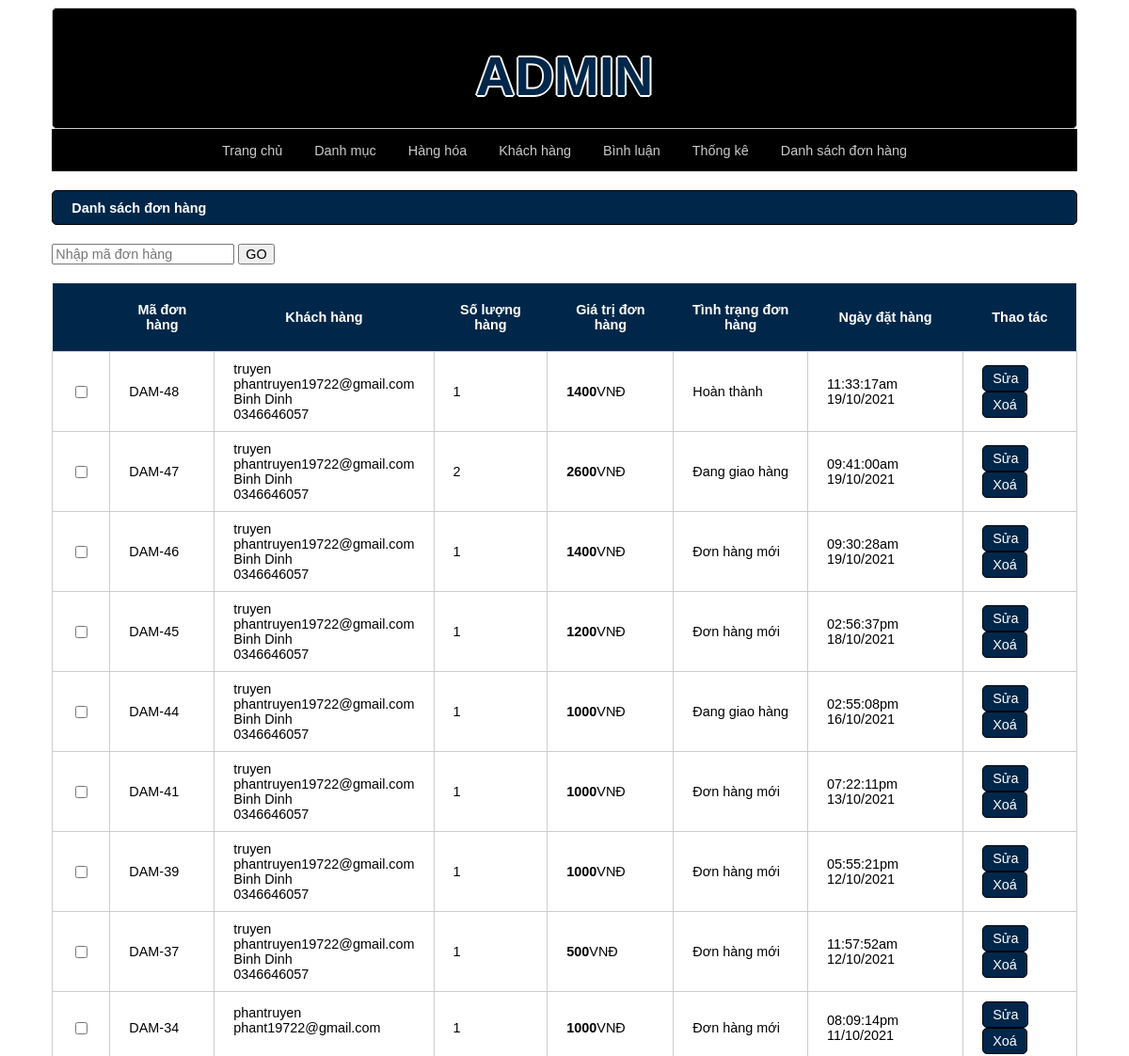
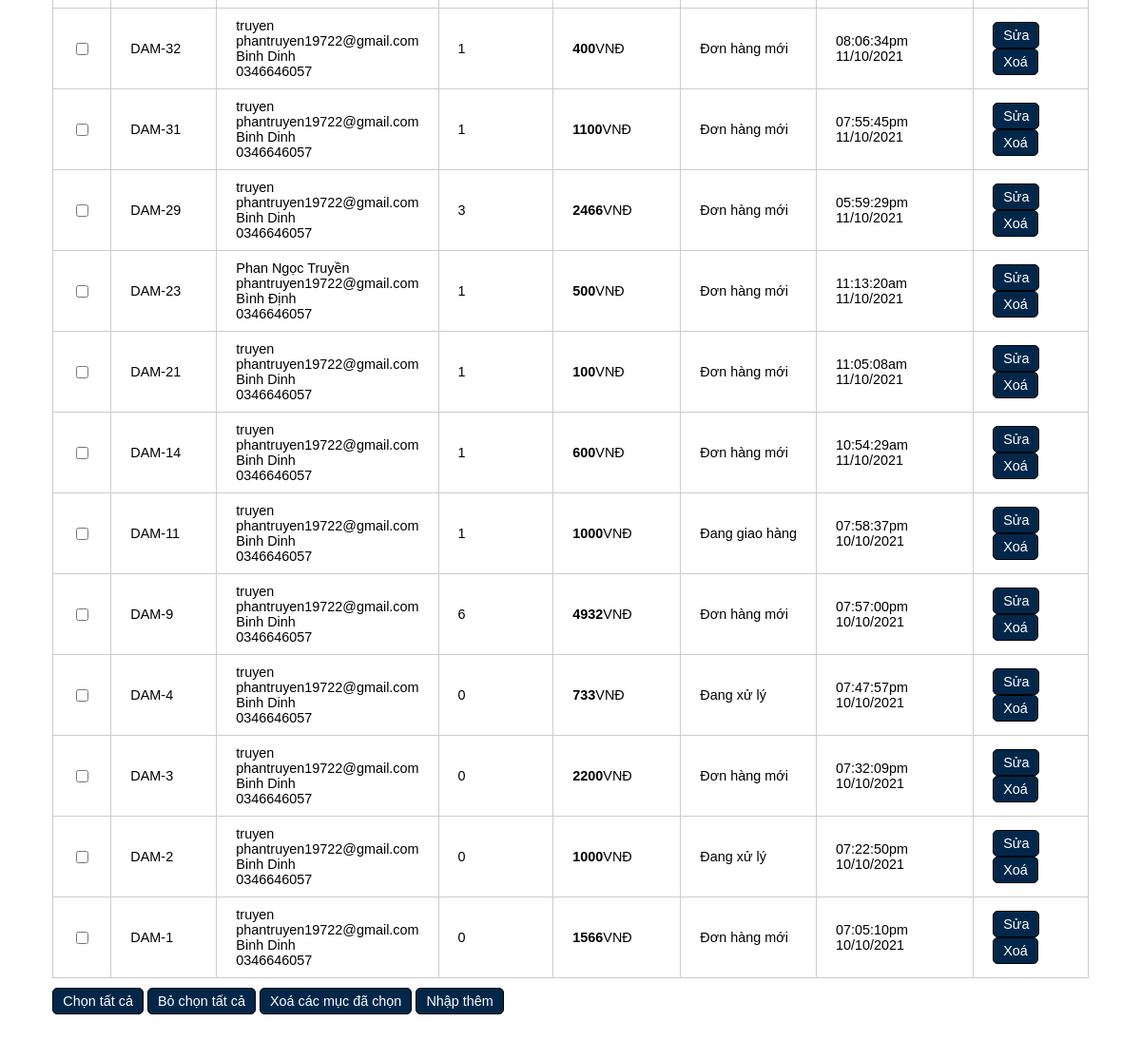
/admin/index.php?act=listbill, run on the app's committed database (2 pictures, top to bottom).
### tables this page shows
CREATE TABLE `bill` (
  `id` int(11) NOT NULL,
  `iduser` int(11) NOT NULL,
  `bill_name` varchar(255) NOT NULL,
  `bill_address` varchar(255) NOT NULL,
  `bill_tel` varchar(50) NOT NULL,
  `bill_email` varchar(100) NOT NULL,
  `bill_pttt` tinyint(1) NOT NULL DEFAULT 1 COMMENT '1.thanh toán trực tiếp 2.chuyển khoản 3.thanh toán online',
  `ngaydathang` varchar(50) DEFAULT NULL,
  `total` int(11) NOT NULL DEFAULT 0,
  `bill_status` tinyint(1) NOT NULL DEFAULT 0 COMMENT '0.Đơn hàng mới 1.Đang xử lý 2.Đang giao hàng 3.Đã giao hàng',
  `receive_name` varchar(255) DEFAULT NULL,
  `receive_address` varchar(255) DEFAULT NULL,
  `receive_tel` varchar(50) DEFAULT NULL
);

### model/pdo.php (called while the page is built, shortened)
<?php
function pdo_get_connection(){
    $dburl = "mysql:host=localhost;dbname=duanmau2021;charset=utf8";
    $username = 'root';
    $password = '';
    $conn = new PDO($dburl, $username, $password);
    $conn->setAttribute(PDO::ATTR_ERRMODE, PDO::ERRMODE_EXCEPTION);
    return $conn;
}
function pdo_query($sql){
    $sql_args = array_slice(func_get_args(), 1);
    try{
        $conn = pdo_get_connection();
        $stmt = $conn->prepare($sql);
        $stmt->execute($sql_args);
        $rows = $stmt->fetchAll();
        return $rows;
    }
    catch(PDOException $e){
        throw $e;
    }
    finally{
        unset($conn);
    }
}

### model/cart.php (called while the page is built, shortened)
<?php
function loadall_cart_count($idbill){
    $sql="select * from cart where idbill=".$idbill;
    $bill=pdo_query($sql);
    return sizeof($bill);
}
function loadall_bill_admin($kyw="",$iduser=0){
    $sql="select * from bill where 1";
    $sql.=" order by id desc";
    $listbill=pdo_query($sql);
    return $listbill;
}
function get_ttdh($n){
    switch ($n){
        case '0' :
            $tt=" Đơn hàng mới ";
            break;
        case '1' :
            $tt = " Đang xử lý ";
            break;
        case '2' :
            $tt = " Đang giao hàng ";
            break;
        case '3' :
            $tt = " Hoàn thành ";
            break;
    }
    return $tt;
}
?>

### admin/bill/listbill.php (the view)
<div class="row">
    <div class="row frmtitle mb">
        <h1>Danh sách đơn hàng</h1>
    </div>
    <form action="index.php?act=listbill" method="post">
        <input type="text" name="kyw" placeholder="Nhập mã đơn hàng">
        <input type="submit" name="listok" value="GO">
    </form>
    <div class="row frmcontent">
        <div class="row mb10 frmdsloai">
            <table>
                <tr>
                    <th></th>
                    <th>Mã đơn hàng</th>
                    <th>Khách hàng</th>
                    <th>Số lượng hàng</th>
                    <th>Giá trị đơn hàng</th>
                    <th>Tình trạng đơn hàng</th>
                    <th>Ngày đặt hàng</th>
                    <th>Thao tác</th>
                </tr>
                <?php
                foreach ($listbill as $bill){
                    extract($bill);
                    $suadh="index.php?act=suadh&id=".$id;
                    $xoadh="index.php?act=xoadh&id=".$id;
                    $kh=$bill["bill_name"].'
                    <br> '.$bill["bill_email"].'
                    <br> '.$bill["bill_address"].'
                    <br> '.$bill["bill_tel"];
                    $ttdh=get_ttdh($bill["bill_status"]);
                    $countsp= loadall_cart_count($bill["id"]);
                    echo '<tr>
                    <td><input type="checkbox" name="" id=""></td>
                    <td>DAM-'.$bill['id'].'</td>
                    <td>'.$kh.'</td>
                    <td>'.$countsp.'</td>
                    <td><strong>'.$bill["total"].'</strong>VNĐ</td>
                    <td>'.$ttdh.'</td>
                    <td>'.$bill["ngaydathang"].'</td>
                    <td><a href="'.$suadh.'"><input type="button" value="Sửa"><a href="'.$xoadh.'"><input type="button" value="Xoá"></td>
                </tr>';
                }
                ?>
            </table>
        </div>
        <div class="row mb10">
            <input type="button" value="Chọn tất cả">
            <input type="button" value="Bỏ chọn tất cả">
            <input type="button" value="Xoá các mục đã chọn">
            <a href="index.php?act=addsp"><input type="button" value="Nhập thêm"></a>
        </div>
    </div>
</div>

### admin/header.php (shortened to what this page needs)
<!DOCTYPE html>
<html lang="en">
<head>
    <link rel="stylesheet" href="../view/css/style.css">
</head>
<body>
    <div class="boxcenter">
        <div class="row mb headeradmin">
        <div class="logo">
        	<h1>ADMIN</h1>
        </div>
        </div>
        <div class="row mb tab">
            <ul>
                <li><a href="index.php">Trang chủ</a></li>
                <li><a href="index.php?act=adddm">Danh mục</a></li>
                <li><a href="index.php?act=addsp">Hàng hóa</a></li>
                <li><a href="index.php?act=dskh">Khách hàng</a></li>
                <li><a href="index.php?act=dsbl">Bình luận</a></li>
                <li><a href="index.php?act=thongke">Thống kê</a></li>
                <li><a href="index.php?act=listbill">Danh sách đơn hàng</a></li>
            </ul>
        </div>

### admin/index.php (shortened to what this page needs)
<?php
    include "../model/pdo.php";
    include "../model/cart.php";
    include "header.php";
    if(isset($_GET['act'])){
        $act=$_GET['act'];
        switch ($act) {
            case 'listbill':
                if(isset($_POST['kyw'])&&($_POST['kyw']!="")){
                    $kyw=$_POST['kyw'];
                }
                else{
                    $kyw="";
                }
                    $listbill=loadall_bill_admin($kyw,0);
                    include "bill/listbill.php";
                    break;
        }
    }else {
        include "home.php";
    }
    include "footer.php";

### admin/footer.php
</body>
</html>

### view/css/style.css (style rules this page uses)
* { box-sizing: border-box; font-family: sans-serif; font-size: 1.2vw; text-decoration: none; list-style: none; }
.boxcenter { width: 92%; margin: 0 auto; }
.row { float: left; width: 100%; }
.mb { margin-bottom: 20px; }
.mb10 { margin-bottom: 10px; }
.formtaikhoan input[type="submit"], .frmcontent input[type="submit"], .formtaikhoan input[type="reset"], .frmcontent input[type="reset"], .frmcontent input[type="button"] { border-radius: 5px; padding: 5px 10px; background-color: #00274a; border: 1px black solid; color: white; }
.headeradmin { background-color: black; border: 1px #CCC solid; color: #666; border-radius: 5px; padding: 0px 20px; margin-bottom: 0px; }
.frmtitle { border-left: 1px black solid; border-right: 1px black solid; border-bottom: 1px black solid; background-color: #00274a; border: 1px black solid; color: white; border-radius: 5px; padding: 0px 20px; }
.frmcontent { padding: 20px 0px; }
.frmdsloai table { width: 100%; border-collapse: collapse; }
.frmdsloai table th { padding: 20px; background-color: #00274a; color: white; }
.frmdsloai table td { padding: 10px 20px; border: 1px #CCC solid; }

### admin/header.php (style rules this page uses)
.tab { background-color: black; color: #CCC; text-align: center; }
.logo h1 { font-size:4.0rem; text-decoration:none; color: #00274a; font-family:Impact, Haettenschweiler, 'Arial Narrow Bold', sans-serif; text-shadow: 2px 0 0 #fff, -2px 0 0 #fff, 0 2px 0 #fff, 0 -2px 0 #fff, 1px 1px #fff, -1px -1px 0 #fff, 1px -1px 0 #fff, -1px 1px 0 #fff; height: 50px; text-align:center; }
.tab ul { padding: 0px 10px; }
.tab ul li { list-style-type: none; display: inline; padding: 0px 15px; }
.tab ul li a { color: #CCC; text-decoration: none; transition: 0.5s; }

### data on the page
bill: id "48", bill_name "truyen", bill_email "phantruyen19722@gmail.com", bill_address "Binh Dinh", bill_tel "0346646057", countsp "1", total "1400", bill_status "Hoàn thành", ngaydathang "11:33:17am 19/10/2021"
bill: id "47", bill_name "truyen", bill_email "phantruyen19722@gmail.com", bill_address "Binh Dinh", bill_tel "0346646057", countsp "2", total "2600", bill_status "Đang giao hàng", ngaydathang "09:41:00am 19/10/2021"
bill: id "46", bill_name "truyen", bill_email "phantruyen19722@gmail.com", bill_address "Binh Dinh", bill_tel "0346646057", countsp "1", total "1400", bill_status "Đơn hàng mới", ngaydathang "09:30:28am 19/10/2021"
bill: id "45", bill_name "truyen", bill_email "phantruyen19722@gmail.com", bill_address "Binh Dinh", bill_tel "0346646057", countsp "1", total "1200", bill_status "Đơn hàng mới", ngaydathang "02:56:37pm 18/10/2021"
bill: id "44", bill_name "truyen", bill_email "phantruyen19722@gmail.com", bill_address "Binh Dinh", bill_tel "0346646057", countsp "1", total "1000", bill_status "Đang giao hàng", ngaydathang "02:55:08pm 16/10/2021"
bill: id "41", bill_name "truyen", bill_email "phantruyen19722@gmail.com", bill_address "Binh Dinh", bill_tel "0346646057", countsp "1", total "1000", bill_status "Đơn hàng mới", ngaydathang "07:22:11pm 13/10/2021"
bill: id "39", bill_name "truyen", bill_email "phantruyen19722@gmail.com", bill_address "Binh Dinh", bill_tel "0346646057", countsp "1", total "1000", bill_status "Đơn hàng mới", ngaydathang "05:55:21pm 12/10/2021"
bill: id "37", bill_name "truyen", bill_email "phantruyen19722@gmail.com", bill_address "Binh Dinh", bill_tel "0346646057", countsp "1", total "500", bill_status "Đơn hàng mới", ngaydathang "11:57:52am 12/10/2021"
bill: id "34", bill_name "phantruyen", bill_email "phant19722@gmail.com", countsp "1", total "1000", bill_status "Đơn hàng mới", ngaydathang "08:09:14pm 11/10/2021"
bill: id "32", bill_name "truyen", bill_email "phantruyen19722@gmail.com", bill_address "Binh Dinh", bill_tel "0346646057", countsp "1", total "400", bill_status "Đơn hàng mới", ngaydathang "08:06:34pm 11/10/2021"
bill: id "31", bill_name "truyen", bill_email "phantruyen19722@gmail.com", bill_address "Binh Dinh", bill_tel "0346646057", countsp "1", total "1100", bill_status "Đơn hàng mới", ngaydathang "07:55:45pm 11/10/2021"
bill: id "29", bill_name "truyen", bill_email "phantruyen19722@gmail.com", bill_address "Binh Dinh", bill_tel "0346646057", countsp "3", total "2466", bill_status "Đơn hàng mới", ngaydathang "05:59:29pm 11/10/2021"
bill: id "23", bill_name "Phan Ngọc Truyền", bill_email "phantruyen19722@gmail.com", bill_address "Bình Định", bill_tel "0346646057", countsp "1", total "500", bill_status "Đơn hàng mới", ngaydathang "11:13:20am 11/10/2021"
bill: id "21", bill_name "truyen", bill_email "phantruyen19722@gmail.com", bill_address "Binh Dinh", bill_tel "0346646057", countsp "1", total "100", bill_status "Đơn hàng mới", ngaydathang "11:05:08am 11/10/2021"
bill: id "14", bill_name "truyen", bill_email "phantruyen19722@gmail.com", bill_address "Binh Dinh", bill_tel "0346646057", countsp "1", total "600", bill_status "Đơn hàng mới", ngaydathang "10:54:29am 11/10/2021"
bill: id "11", bill_name "truyen", bill_email "phantruyen19722@gmail.com", bill_address "Binh Dinh", bill_tel "0346646057", countsp "1", total "1000", bill_status "Đang giao hàng", ngaydathang "07:58:37pm 10/10/2021"
bill: id "9", bill_name "truyen", bill_email "phantruyen19722@gmail.com", bill_address "Binh Dinh", bill_tel "0346646057", countsp "6", total "4932", bill_status "Đơn hàng mới", ngaydathang "07:57:00pm 10/10/2021"
bill: id "4", bill_name "truyen", bill_email "phantruyen19722@gmail.com", bill_address "Binh Dinh", bill_tel "0346646057", countsp "0", total "733", bill_status "Đang xử lý", ngaydathang "07:47:57pm 10/10/2021"
bill: id "3", bill_name "truyen", bill_email "phantruyen19722@gmail.com", bill_address "Binh Dinh", bill_tel "0346646057", countsp "0", total "2200", bill_status "Đơn hàng mới", ngaydathang "07:32:09pm 10/10/2021"
bill: id "2", bill_name "truyen", bill_email "phantruyen19722@gmail.com", bill_address "Binh Dinh", bill_tel "0346646057", countsp "0", total "1000", bill_status "Đang xử lý", ngaydathang "07:22:50pm 10/10/2021"
bill: id "1", bill_name "truyen", bill_email "phantruyen19722@gmail.com", bill_address "Binh Dinh", bill_tel "0346646057", countsp "0", total "1566", bill_status "Đơn hàng mới", ngaydathang "07:05:10pm 10/10/2021"
